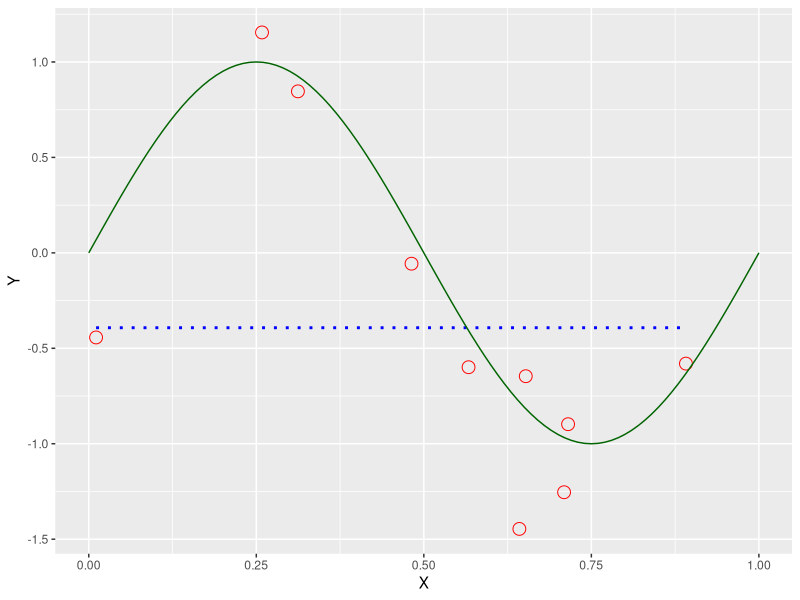
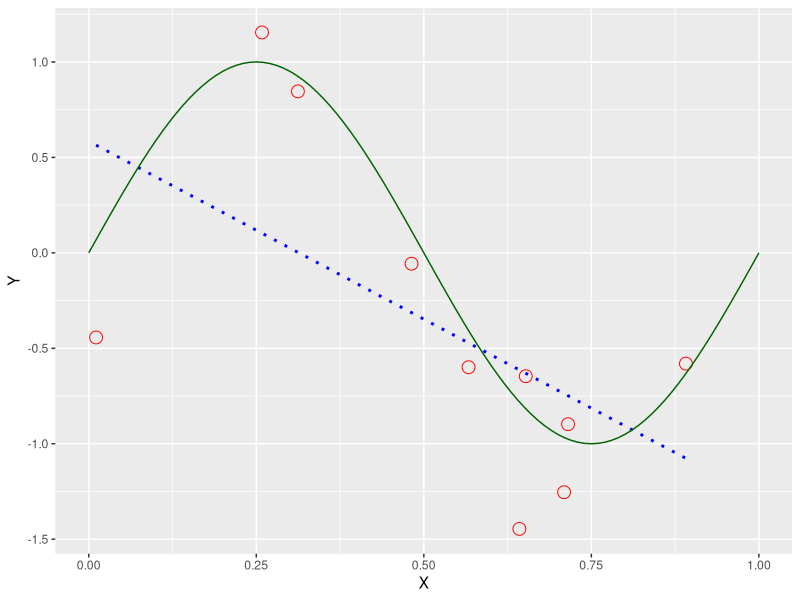
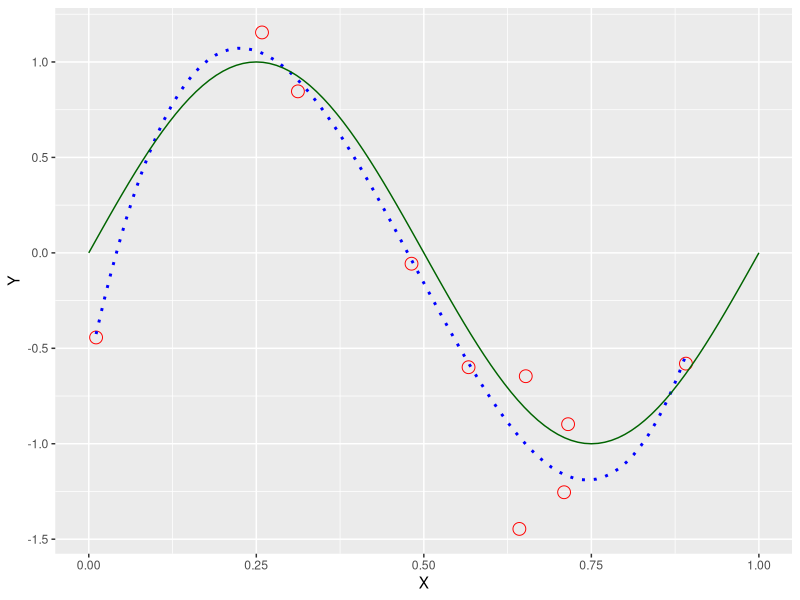
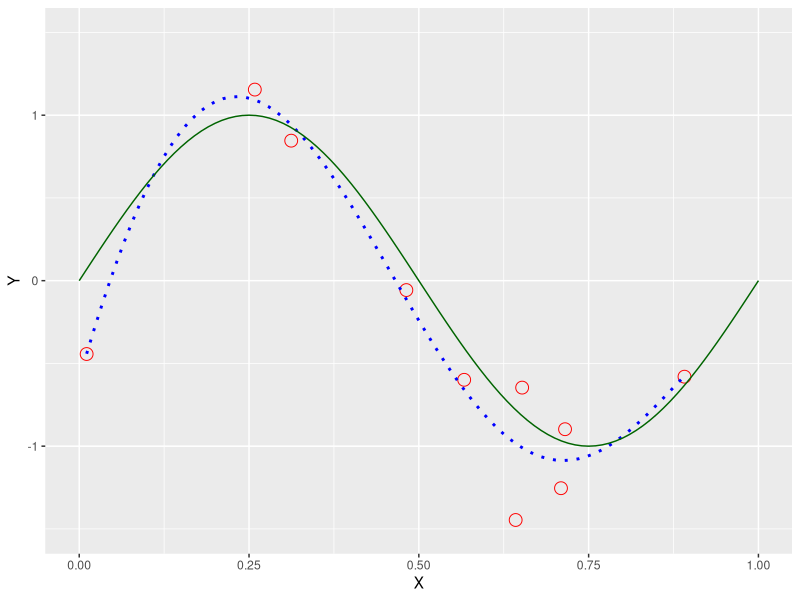
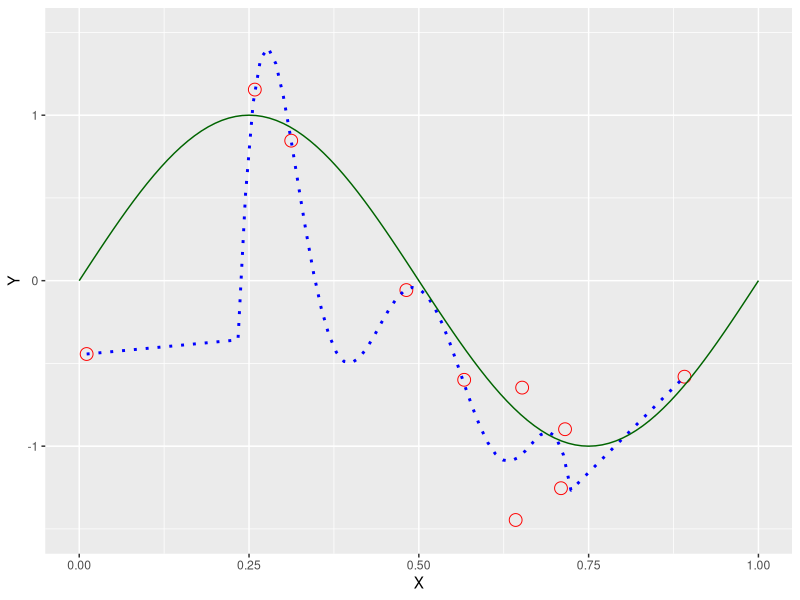

Recreate these plots in R, in order.
library(tidyverse)
set.seed(20230802)
x <- runif(10, 0, 1)
epsilon <- rnorm(10, mean = 0, sd = 0.4)
y <- sin(2 * pi * x) + epsilon
data_df <- data.frame(x = x, y = y)
ggplot(data_df, aes(x = x, y = y)) +
  geom_point(shape = 1, size = 4, color = "red", fill = "white") +
  geom_smooth(method = "lm", formula = y ~ 1, se = FALSE, color = "blue",linetype = "dotted") +
  geom_line(data = data.frame(x = seq(0, 1, 0.01)), aes(x = x, y = sin(2 * pi * x)), color = "darkgreen") +
  labs(x = "X", y = "Y")

ggplot(data_df, aes(x = x, y = y)) +
  geom_point(shape = 1, size = 4, color = "red", fill = "white") +
  geom_smooth(method = "lm", se = FALSE, color = "blue",linetype = "dotted") +
  geom_line(data = data.frame(x = seq(0, 1, 0.01)), aes(x = x, y = sin(2 * pi * x)), color = "darkgreen") +
  labs(x = "X", y = "Y")

ggplot(data_df, aes(x = x, y = y)) +
  geom_point(shape = 1, size = 4, color = "red", fill = "white") +
  geom_smooth(method = "lm", formula = y ~ poly(x, 3),se = FALSE, color = "blue",linetype = "dotted") +
  geom_line(data = data.frame(x = seq(0, 1, 0.01)), aes(x = x, y = sin(2 * pi * x)), color = "darkgreen") +
  labs(x = "X", y = "Y")

ggplot(data_df, aes(x = x, y = y)) +
  geom_point(shape = 1, size = 4, color = "red", fill = "white") +
  geom_smooth(method = "lm", formula = y ~ poly(x, 5),se = FALSE, color = "blue",linetype = "dotted") +
  geom_line(data = data.frame(x = seq(0, 1, 0.01)), aes(x = x, y = sin(2 * pi * x)), color = "darkgreen") +
  labs(x = "X", y = "Y")+
  ylim(-1.5, 1.5)

ggplot(data_df, aes(x = x, y = y)) +
  geom_point(shape = 1, size = 4, color = "red", fill = "white") +
  geom_smooth(method = "lm", formula = y ~ poly(x, 8),se = FALSE, color = "blue",linetype = "dotted") +
  geom_line(data = data.frame(x = seq(0, 1, 0.01)), aes(x = x, y = sin(2 * pi * x)), color = "darkgreen") +
  labs(x = "X", y = "Y")+
  ylim(-1.5, 1.5)
